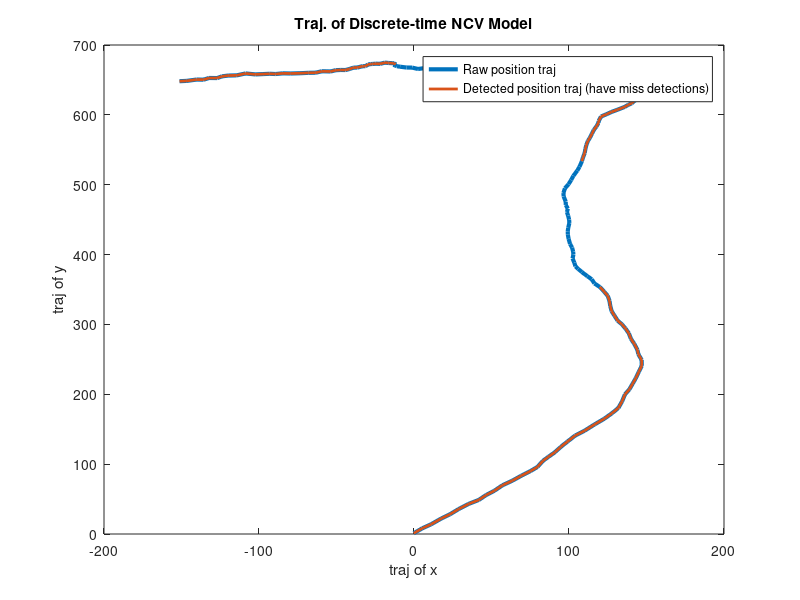
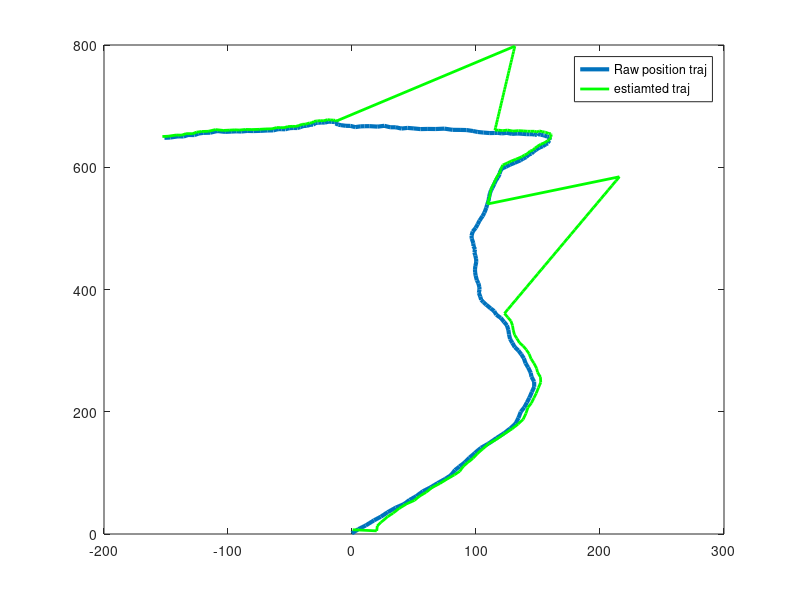
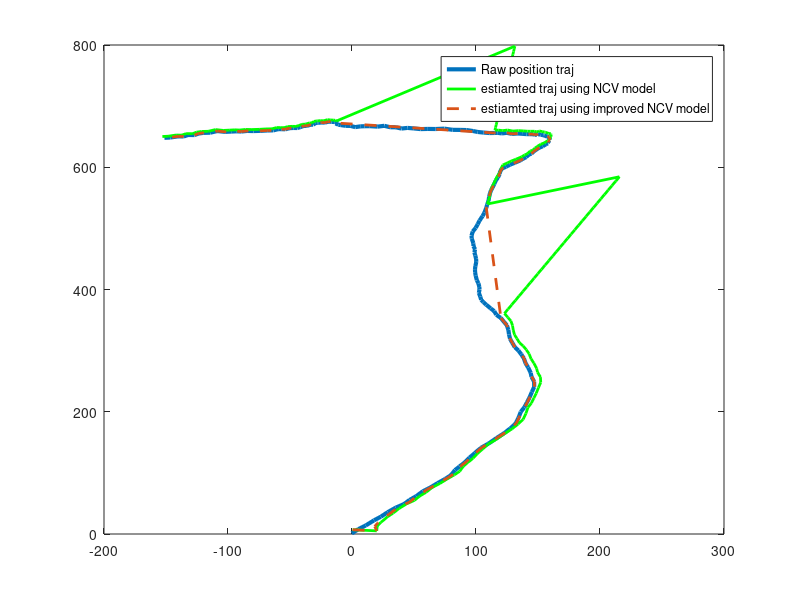

MATLAB code to generate these figures, in order:
clear all
close all
clc

% load measurements.mat % this is our sensor measurments (position of x and y)

clear all
close all
clc


maxT=200; % max sim time

x = zeros(4,maxT); % storage

% initial position, velocity
x(:,1) = [0; 
          5; 
          0; 
          7];


T = 1; % sampling time


A = [1 T 0 0; %x -> position information
     0 1 0 0; %x_dot -> speed information
     0 0 1 T; %y -> position information
     0 0 0 1];%y_dot -> speed information
 
 
F = [T^2/2 0; 
     T     0; 
     0     T^2/2; 
     0     T];
 
C = [1 0 0 0;
     0 0 1 0];
 
G = [1 0;
     0 1];

% state noise covariance matrix
V = [0.85 0;
     0    0.3];
% measurement noise covariance matrix
W = [0.28 0;
     0    0.65];
           

for k = 1:maxT, % simulate model
    x(:,k+1) = A*x(:,k) + F*V*randn(2,1);
    y(:,k) = C*x(:,k) + G*W*randn(2,1);
end

y_raw = y;

y(:, 50:80) = NaN;
y(:, 130:160) = NaN;

figure,
plot(y_raw(1,:),y_raw(2,:),'LineWidth',3);
hold on
plot(y(1,:),y(2,:),'LineWidth',2);
legend('Raw position traj','Detected position traj (have miss detections)')
title('Traj. of Discrete-time NCV Model');
xlabel('traj of x'); ylabel('traj of y');
%%

% set up Kalman filters to estiamte the position
T = 1; % sampling time
A = [1 T 0 0; %x -> position information
     0 1 0 0; %x_dot -> speed information
     0 0 1 T; %y -> position information
     0 0 0 1];%y_dot -> speed information
 
% F = [T^2/2 0; 
%      T     0; 
%      0     T^2/2; 
%      0     T];
 
F = [T^2/2; 
     T; 
     T^2/2; 
     T];
 
 
C = [1 0 0 0;
     0 0 1 0];
 
% G = [1 0;
%      0 1];
 
G = [1;
     1];

% % state noise covariance matrix
% V = [0.85 0;
%      0    0.3];
% % measurement noise covariance matrix
% W = [0.28 0;
%      0    0.65];
 
% state noise covariance matrix
V = 0.5;
% measurement noise covariance matrix
W = 0.2;

x_hat(:,1) = [0.5 20 7 4]';
P(:,:,1) = 10*eye(4);

kmax = 200;
for k = 1:kmax
    
    if isnan(y(1,k))
%         K = A*P(:,:,k)*C' * inv(C*P(:,:,k)*C' + G*W*G');
        x_hat(:,k+1) = A*x_hat(:,k);
        P(:,:,k+1) = A*P(:,:,k)*A' + K*C*P(:,:,k)*A' + F*V*F';
    else
        K = A*P(:,:,k)*C' * inv(C*P(:,:,k)*C' + G*W*G');
        x_hat(:,k+1) = A*x_hat(:,k) + K*(y(:,k) - C*x_hat(:,k));
        P(:,:,k+1) = A*P(:,:,k)*A' + K*C*P(:,:,k)*A' + F*V*F';
    end
    
end


figure,
plot(y_raw(1,:),y_raw(2,:),'LineWidth',3);
hold on
plot(x_hat(1,:),x_hat(3,:), 'g','LineWidth',2);
legend('Raw position traj','estiamted traj')


% title('Traj. of Discrete-time NCV Model');
% xlabel('traj of x'); ylabel('traj of y');
% 
% title('Traj. of Discrete-time NCV Model');
% xlabel('x position estimate'); ylabel('y position estimate');


%%
%%
% set up Kalman filters WITH THE IMPROVED MODEL to estiamte the position
T = 1; % sampling time

% state noise covariance matrix
V = 0.5;
% measurement noise covariance matrix
W = 0.2;
%tunning factor S
S = 1;

Am = [1 T                     0 0; %x -> position information
      0 sqrt((S^2 - V^2)/S^2) 0 0; %x_dot -> speed information
      0 0                     1 T; %y -> position information
      0 0                     0 sqrt((S^2 - V^2)/S^2)];%y_dot -> speed information
 
F = [T^2/2; 
     T; 
     T^2/2; 
     T];
 
 
C = [1 0 0 0;
     0 0 1 0];
 
G = [1;
     1];

x_hat_m(:,1) = [0.5 20 7 4]';
P(:,:,1) = 10*eye(4);

kmax = 200;
for k = 1:kmax
    
    if isnan(y(1,k))
        K = Am*P(:,:,k)*C' * inv(C*P(:,:,k)*C' + G*W*G');
        x_hat_m(:,k+1) = Am*x_hat_m(:,k);
        P(:,:,k+1) = Am*P(:,:,k)*Am' + K*C*P(:,:,k)*Am' + F*V*F';
    else
        K = Am*P(:,:,k)*C' * inv(C*P(:,:,k)*C' + G*W*G');
        x_hat_m(:,k+1) = Am*x_hat_m(:,k) + K*(y(:,k) - C*x_hat_m(:,k));
        P(:,:,k+1) = Am*P(:,:,k)*Am' + K*C*P(:,:,k)*Am' + F*V*F';
    end
    
end


figure,
plot(y_raw(1,:),y_raw(2,:),'LineWidth',3);
hold on
plot(x_hat(1,:),x_hat(3,:), 'g','LineWidth',2);
hold on
plot(x_hat_m(1,:),x_hat_m(3,:), '--','LineWidth',2);
legend('Raw position traj','estiamted traj using NCV model', 'estiamted traj using improved NCV model')
